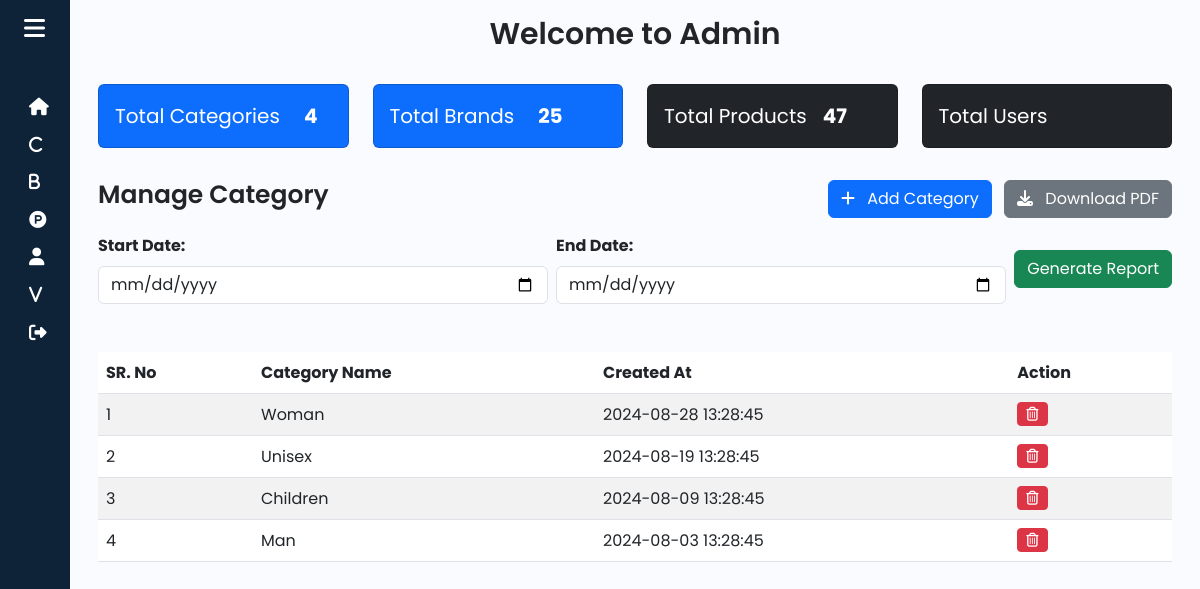
Page /Admin/category.php (signed in) on the committed database.
### tables this page shows
CREATE TABLE `categories` (
  `id` int(11) NOT NULL,
  `name` varchar(30) NOT NULL,
  `created_at` timestamp NOT NULL DEFAULT current_timestamp()
);

### Admin/category.php (the view, shortened to what this page needs)
<?php
include "db.php";
$recordsPerPage = 10;
$page = isset($_GET['page']) ? (int)$_GET['page'] : 1;
$startFrom = ($page - 1) * $recordsPerPage;
$startDate = isset($_GET['start_date']) ? $_GET['start_date'] : '';
$endDate = isset($_GET['end_date']) ? $_GET['end_date'] : '';
$sql = "SELECT * FROM categories";
$sql .= " ORDER BY created_at DESC LIMIT $startFrom, $recordsPerPage";
$result = $conn->query($sql);
?>
<!DOCTYPE html>
<html lang="en">
<head>
    <link href="https://cdn.jsdelivr.net/npm/bootstrap@5.3.0-alpha3/dist/css/bootstrap.min.css" rel="stylesheet">
    <link rel="stylesheet" href="style.css">
</head>
<body>
<div class="wrapper">
    <?php include "admin_sidebar.php"; ?>
    <div class="main p-3">
        <div class="text-center">
            <h1 style="font-size: 30px;">Welcome to Admin</h1>
        </div>
        <div class="container mt-3">
            <?php  include "dashboard_min.php"; ?>
            <div class="d-flex justify-content-between align-items-center mb-3">
                <h1 style="font-size: 25px;">Manage Category</h1>
                <div>
                    <button type="button" class="btn btn-primary btn-add-category" data-bs-toggle="modal" data-bs-target="#addCategoryModal">
                        <i class="fas fa-plus me-2"></i> Add Category
                    </button>
                    <a href="generate_category_pdf.php?start_date=<?= urlencode($startDate) ?>&end_date=<?= urlencode($endDate) ?>" class="btn btn-secondary ms-2">
                        <i class="fas fa-download me-2"></i> Download PDF
                    </a>
                </div>
            </div>
            <div class="d-flex justify-content-between align-items-center mb-3">
                <form id="reportForm" action="category.php" method="GET" class="w-100">
                    <div class="d-flex align-items-center w-100">
                        <div class="mb-3 input-groups me-2 flex-grow-1">
                            <label for="start_date" class="form-label">Start Date:</label>
                            <input type="date" name="start_date" id="start_date" class="form-control" value="<?= htmlspecialchars($startDate) ?>" required>
                        </div>
                        <div class="mb-3 input-groups me-2 flex-grow-1">
                            <label for="end_date" class="form-label">End Date:</label>
                            <input type="date" name="end_date" id="end_date" class="form-control" value="<?= htmlspecialchars($endDate) ?>">
                        </div>
                        <div class="mb-3">
                            <button type="submit" class="btn btn-success btn-generate-report">Generate Report</button>
                        </div>
                    </div>
                </form>
            </div>
            <div class="table-responsive">
                <table class="table table-striped">
                    <thead>
                        <tr>
                            <th>SR. No</th>
                            <th>Category Name</th>
                            <th>Created At</th>
                            <th>Action</th>
                        </tr>
                    </thead>
                    <tbody>
                        <?php
                            $serialNumber = $startFrom + 1;
                            if ($result->num_rows > 0) {
                                while ($row = $result->fetch_assoc()) {
                                    echo "<tr>
                                        <td>{$serialNumber}</td>
                                        <td>{$row['name']}</td>
                                        <td>{$row['created_at']}</td>
                                        <td>
                                            <a href='#' class='btn btn-danger btn-sm' onclick='confirmDelete({$row['id']})'>
                                                <i class='fa fa-trash-o' aria-hidden='true' title='Delete Category'></i>
                                            </a>
                                        </td>
                                    </tr>";
                                    $serialNumber++;
                                }
                            } else {
                                echo "<tr><td colspan='5' class='text-center'>No categories found for selected date range</td></tr>";
                            }
                        ?>
                    </tbody>
                </table>
            </div>
        </div>
    </div>
</div>
</body>
</html>

### Admin/style.css (style rules this page uses)
a { text-decoration: none; }
h1 { font-weight: 600; font-size: 1.5rem; }
body { font-family: 'Poppins', sans-serif; }
.wrapper { display: flex; }
.main { min-height: 100vh; width: 100%; overflow: hidden; transition: all 0.35s ease-in-out; background-color: #fafbfe; }

### Admin/category.php (style rules this page uses)
.form-label { font-weight: bold; }
.btn-generate-report { background-color: #28a745; border-color: #28a745; white-space: nowrap; padding: 0.5rem 1rem; font-size: 1rem; }

### rows in the picture
categories: name "Woman", created_at "2024-08-28 13:28:45"
categories: name "Unisex", created_at "2024-08-19 13:28:45"
categories: name "Children", created_at "2024-08-09 13:28:45"
categories: name "Man", created_at "2024-08-03 13:28:45"

### other values in the picture
$total_categories "4"
$total_brands "25"
$total_product "47"
